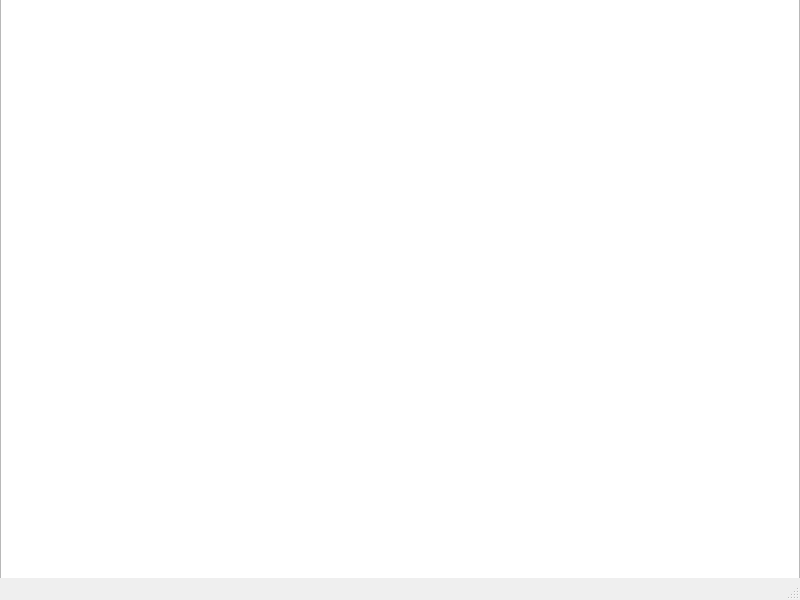
<?xml version="1.0" encoding="UTF-8"?>
<ui version="4.0">
 <class>MainWindow</class>
 <widget class="QMainWindow" name="MainWindow">
  <property name="geometry">
   <rect>
    <x>0</x>
    <y>0</y>
    <width>800</width>
    <height>600</height>
   </rect>
  </property>
  <property name="windowTitle">
   <string>MainWindow</string>
  </property>
  <widget class="QWidget" name="centralwidget">
   <widget class="QGraphicsView" name="graphicsView">
    <property name="geometry">
     <rect>
      <x>0</x>
      <y>-20</y>
      <width>800</width>
      <height>600</height>
     </rect>
    </property>
   </widget>
  </widget>
  <widget class="QMenuBar" name="menubar">
   <property name="geometry">
    <rect>
     <x>0</x>
     <y>0</y>
     <width>800</width>
     <height>25</height>
    </rect>
   </property>
  </widget>
  <widget class="QStatusBar" name="statusbar"/>
 </widget>
 <resources/>
 <connections/>
</ui>
